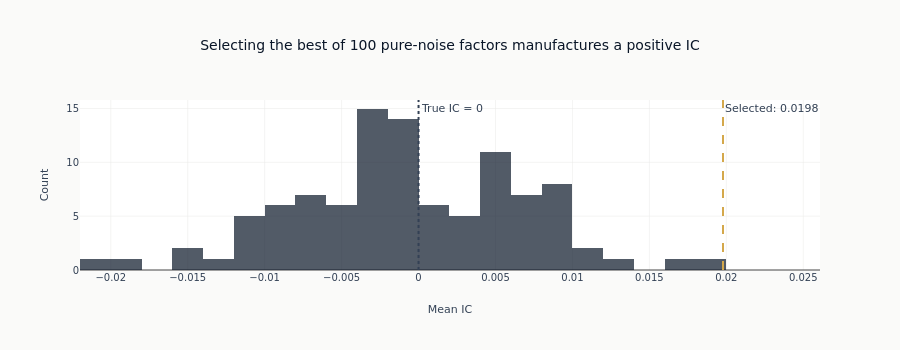

Notebook source saved alongside this figure:
### Code cell
# Visualize selection bias
fig = go.Figure()

fig.add_trace(
    go.Histogram(
        x=observed_ics,
        nbinsx=25,
        name="Factor ICs",
        marker_color=COLORS["blue"],
        opacity=0.7,
    )
)

fig.add_vline(
    x=best_ic,
    line_dash="dash",
    line_color=COLORS["amber"],
    annotation_text=f"Selected: {best_ic:.4f}",
)

fig.add_vline(
    x=0,
    line_dash="dot",
    line_color=COLORS["neutral"],
    annotation_text="True IC = 0",
)

fig.update_layout(
    title="Selecting the best of 100 pure-noise factors manufactures a positive IC",
    xaxis_title="Mean IC",
    yaxis_title="Count",
    height=350,
)

fig.show()

### Figure 1 — Plotly figure (JSON) as saved in the notebook; plotly's stock layout.template omitted (floating-point values rounded to 4 significant figures)
{"data": [{"marker": {"color": "#0a1628"}, "name": "Factor ICs", "nbinsx": 25, "opacity": 0.7, "type": "histogram", "x": [0.007031, -0.003936, -0.007463, 0.006505, 0.007257, 0.0007969, -0.003482, -0.0009711, -0.0007493, -0.009477, 0.005436, -0.005135, -0.003531, 0.008105, 0.005106, -6.479e-05, 0.009856, 0.009138, -0.02193, -0.01891, -0.0005568, 0.005563, 0.003626, 0.005319, 0.005494, -0.003176, 0.008581, 0.001271, -0.003616, 0.003915, 0.006938, -0.01104, 0.004961, -0.000609, -0.001585, -0.007036, -0.009974, -0.01087, -0.002079, 0.000622, -0.004302, -0.003044, 0.007724, -0.01519, 0.002237, -0.001314, -0.003859, 0.0005442, -0.002643, -0.01439, -0.007671, 0.004225, 0.001486, -0.0001726, 0.008199, -0.01055, 0.002278, -0.00639, -0.01246, -0.003133, -0.01173, -0.002195, -0.001763, -0.0001578, -0.001533, 0.01605, -0.009071, -0.00684, 0.01978, 0.002722, -0.003301, 0.004169, 0.004639, 0.005891, -0.009186, -0.00129, -0.002789, -0.005577, -0.006457, 0.006357, -0.003867, 0.0002721, 0.01335, 0.01143, 0.00997, -0.01023, -0.004601, 0.009583, -0.005632, -0.009226, 0.006326, -0.006681, -0.002574, 0.01193, -0.009517, -0.0007725, 0.004636, -0.001344, 0.008662, -0.004856]}], "layout": {"annotations": [{"showarrow": false, "text": "Selected: 0.0198", "x": 0.01978, "xanchor": "left", "xref": "x", "y": 1, "yanchor": "top", "yref": "y domain"}, {"showarrow": false, "text": "True IC = 0", "x": 0, "xanchor": "left", "xref": "x", "y": 1, "yanchor": "top", "yref": "y domain"}], "height": 350, "shapes": [{"line": {"color": "#D4A84B", "dash": "dash"}, "type": "line", "x0": 0.01978, "x1": 0.01978, "xref": "x", "y0": 0, "y1": 1, "yref": "y domain"}, {"line": {"color": "#334155", "dash": "dot"}, "type": "line", "x0": 0, "x1": 0, "xref": "x", "y0": 0, "y1": 1, "yref": "y domain"}], "title": {"text": "Selecting the best of 100 pure-noise factors manufactures a positive IC"}, "xaxis": {"title": {"text": "Mean IC"}}, "yaxis": {"title": {"text": "Count"}}}}
